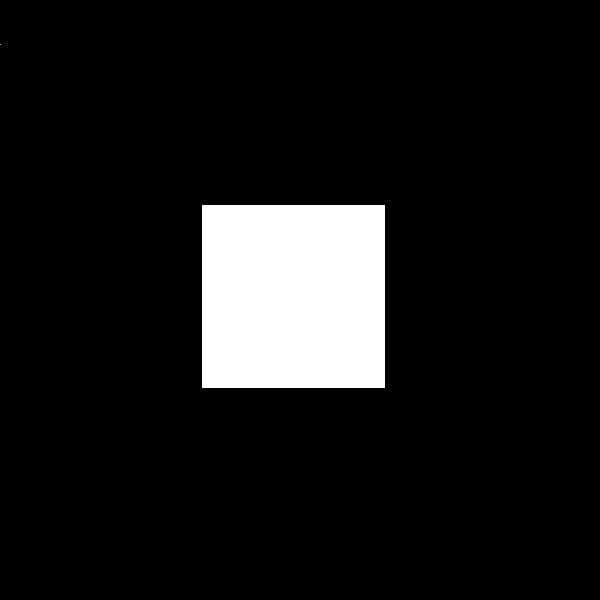
#> input picture Filtragem frequencia/sinc_original.png, 600 x 600 px
$ python ex3.py
#> lines starting #> are read from the running program, lines starting #| are printed output that depends on the picture
import cv2
import numpy as np
import matplotlib.pyplot as plt

# Carregar a imagem
image = cv2.imread('sinc_original.png', cv2.IMREAD_GRAYSCALE)
#> image is the input picture: shape (600, 600); min 0, max 255, mean 23.7

# Calcula a Transformada de Fourier 2D da imagem
f_transform = np.fft.fft2(image)
f_transform_shifted = np.fft.fftshift(f_transform)

# Tamanho da imagem
rows, cols = image.shape
#> rows = 600; cols = 600

# Espectro de magnitude
magnitude_spectrum = 20 * np.log(np.abs(f_transform_shifted))
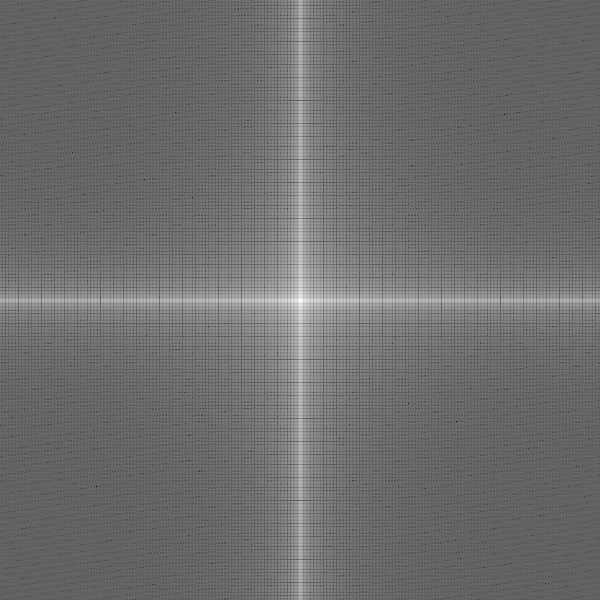
#> magnitude_spectrum: shape (600, 600) float64; min -29.84, max 319.2, mean 120.5; drawn with min black and max white

# Definir a frequência de corte para os filtros passa-alta
D = 30  # Pode ajustar esse valor

# Filtro passa-alta do tipo ideal
ideal_high_pass_filter = np.ones((rows, cols), np.uint8)
center_row, center_col = rows // 2, cols // 2
#> center_row = 300; center_col = 300
ideal_high_pass_filter[center_row - D:center_row + D, center_col - D:center_col + D] = 0

# Filtro passa-alta de Butterworth
butterworth_high_pass_filter = 1 / (1 + (np.sqrt(2) - 1) * (np.fft.fftshift(np.fft.ifft2(np.fft.fftshift(ideal_high_pass_filter)))) ** 2)

# Filtro passa-alta Gaussiano
gaussian_high_pass_filter = 1 - np.fft.fftshift(np.fft.ifft2(np.fft.fftshift(ideal_high_pass_filter)))

# Aplicar os filtros
filtered_image_ideal = np.fft.ifft2(np.fft.ifftshift(f_transform_shifted * ideal_high_pass_filter))
filtered_image_butterworth = np.fft.ifft2(np.fft.ifftshift(f_transform_shifted * butterworth_high_pass_filter))
filtered_image_gaussian = np.fft.ifft2(np.fft.ifftshift(f_transform_shifted * gaussian_high_pass_filter))

# Visualizar os resultados
plt.figure(figsize=(12, 8))
plt.subplot(2, 2, 1), plt.imshow(image, cmap='gray')
plt.title('Imagem Original'), plt.xticks([]), plt.yticks([])

plt.subplot(2, 2, 2), plt.imshow(np.abs(filtered_image_ideal), cmap='gray')
plt.title('Filtro Passa-Alta Ideal'), plt.xticks([]), plt.yticks([])

plt.subplot(2, 2, 3), plt.imshow(np.abs(filtered_image_butterworth), cmap='gray')
plt.title('Filtro Passa-Alta Butterworth'), plt.xticks([]), plt.yticks([])

plt.subplot(2, 2, 4), plt.imshow(np.abs(filtered_image_gaussian), cmap='gray')
plt.title('Filtro Passa-Alta Gaussiano'), plt.xticks([]), plt.yticks([])

plt.show()
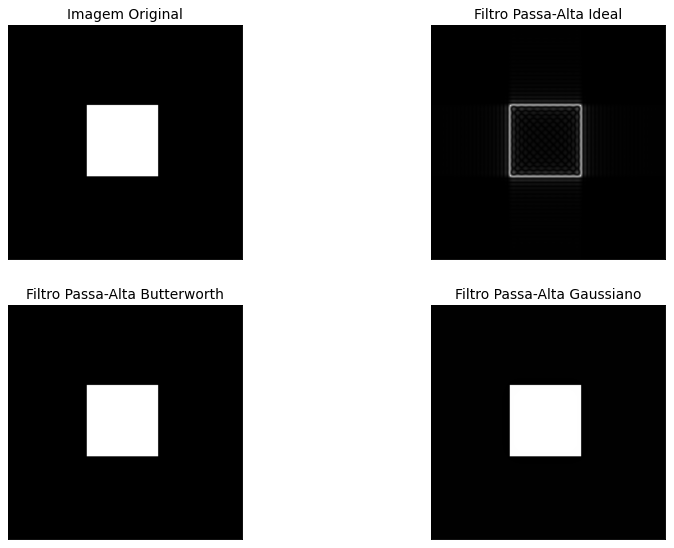
#> figure drawn by matplotlib, 4 panels

$ run again, with Filtragem frequencia/sinc_trans.png copied over Filtragem frequencia/sinc_original.png
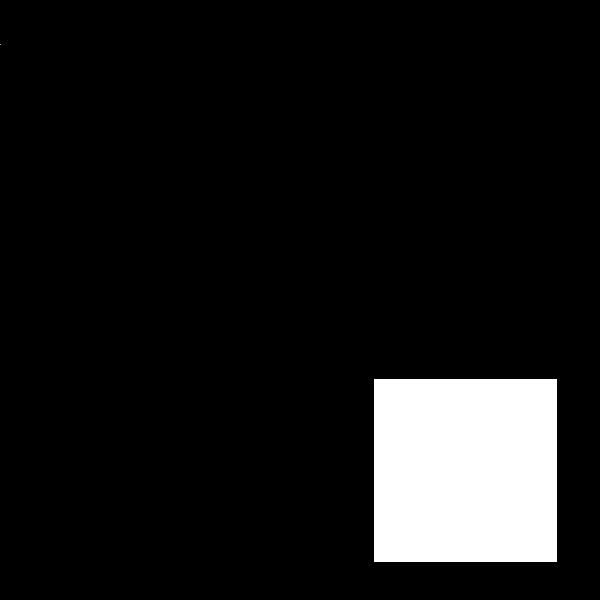
#> input picture Filtragem frequencia/sinc_trans.png, 600 x 600 px
#> image is the input picture: shape (600, 600); min 0, max 255, mean 23.7
#> `magnitude_spectrum = 20 * np.log(np.abs(f_transform_shifted))`:
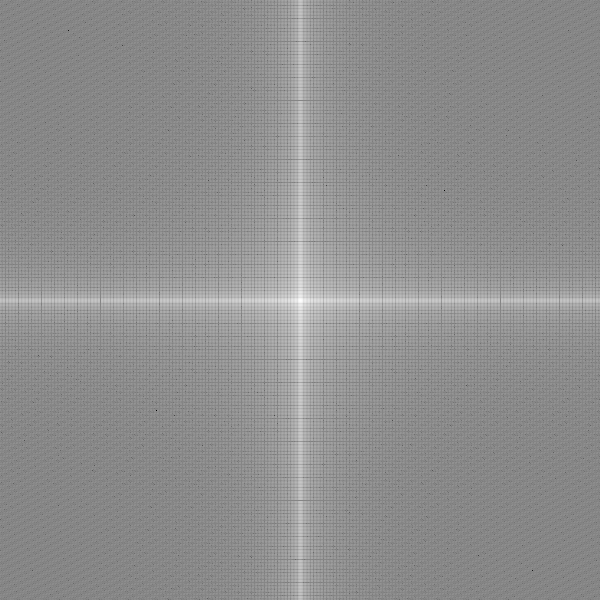
#> magnitude_spectrum: shape (600, 600) float64; min -134.2, max 319.2, mean 120.5; drawn with min black and max white
#> `plt.show()`:
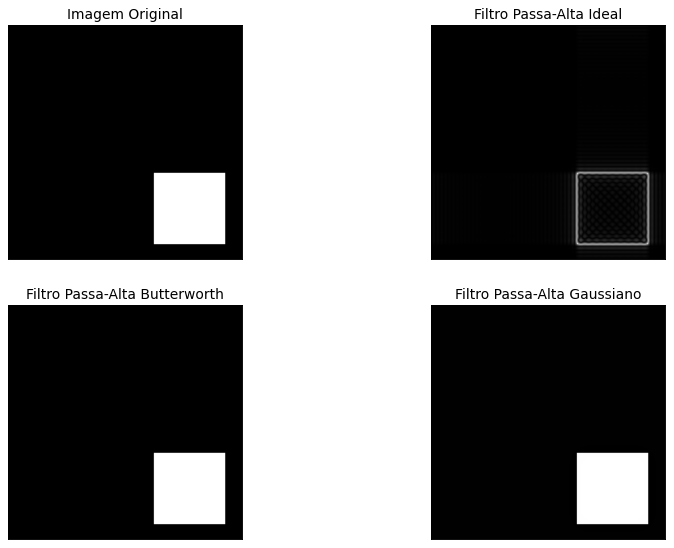
#> figure drawn by matplotlib, 4 panels
